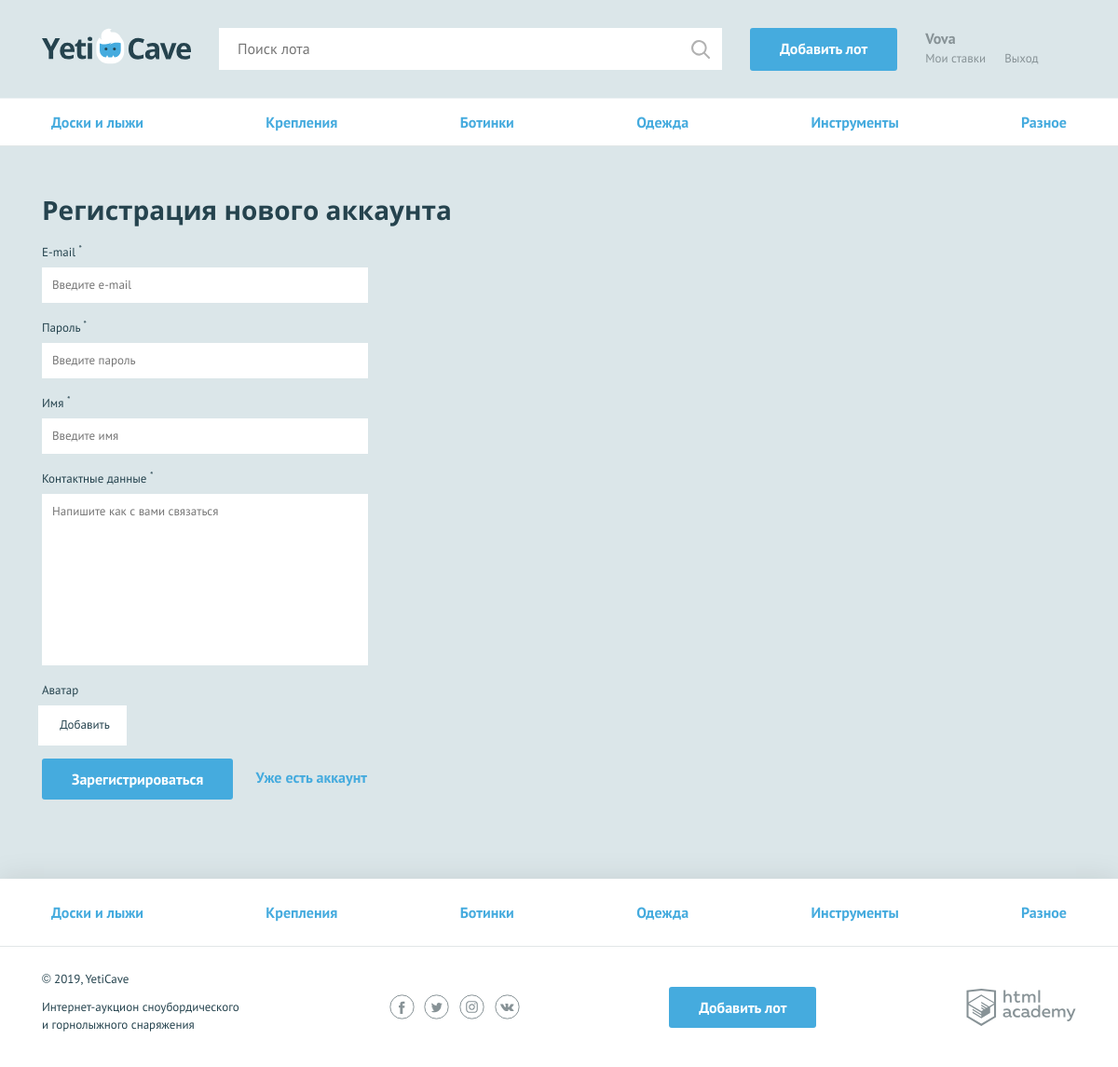
/sign-up.php, run on the app's committed database.
### tables this page shows
CREATE TABLE categories (
  id    INT AUTO_INCREMENT PRIMARY KEY,
  name  VARCHAR(128) NOT NULL,
  code  VARCHAR(128) NOT NULL
);

### functions/templates.php (called while the page is built, shortened)
<?php
function include_template($name, array $data = [])
{
    $name = 'templates/' . $name;
    extract($data);
    require $name;
    $result = ob_get_clean();
    return $result;
}

### functions/db.php (called while the page is built, shortened)
<?php
function db_get_prepare_stmt($link, $sql, $data = [])
{
    $stmt = mysqli_prepare($link, $sql);
    return $stmt;
}
function db_fetch_data($link, $sql, $data = [], $oneItem = false)
{
    $result = [];
    $stmt = db_get_prepare_stmt($link, $sql, $data);
    mysqli_stmt_execute($stmt);
    $res = mysqli_stmt_get_result($stmt);
    if ($res) {
        if ($oneItem) {
            $result = mysqli_fetch_array($res, MYSQLI_ASSOC);
        } else {
            $result = mysqli_fetch_all($res, MYSQLI_ASSOC);
        }
    }
    return $result;
}
function get_categories($connection)
{
    $sql = "SELECT * FROM categories";
    $categories = db_fetch_data($connection, $sql);
    return $categories;
}

### templates/sign-up.php (the view, shortened to what this page needs)
<main>
    <nav class="nav">
        <ul class="nav__list container">
            <?php foreach ($categories as $category): ?>
                <li class="nav__item">
                    <a href="/category.php?id=<?= $category['id']; ?>"><?= $category['name']; ?></a>
                </li>
            <?php endforeach; ?>
        </ul>
    </nav>
    <form class="form container <?= isset($errors) ? 'form--invalid' : null; ?>" action="sign-up.php"  method="post" autocomplete="off" enctype="multipart/form-data">
        <h2>Регистрация нового аккаунта</h2>
        <div class="form__item <?= isset($errors['email']) ? 'form__item--invalid' : null; ?>">
            <label for="email">E-mail <sup>*</sup></label>
            <input id="email" type="text" name="user[email]" placeholder="Введите e-mail" value="<?= $_POST['user']['email'] ?? null; ?>">
        </div>
        <div class="form__item <?= isset($errors['password']) ? 'form__item--invalid' : null; ?>">
            <label for="password">Пароль <sup>*</sup></label>
            <input id="password" type="password" name="user[password]" placeholder="Введите пароль" value="<?= $_POST['user']['password'] ?? null; ?>">
        </div>
        <div class="form__item <?= isset($errors['name']) ? 'form__item--invalid' : null; ?>">
            <label for="name">Имя <sup>*</sup></label>
            <input id="name" type="text" name="user[name]" placeholder="Введите имя" value="<?= $_POST['user']['name'] ?? null; ?>">
        </div>
        <div class="form__item <?= isset($errors['contact']) ? 'form__item--invalid' : null; ?>">
            <label for="message">Контактные данные <sup>*</sup></label>
            <textarea id="message" name="user[contact]" placeholder="Напишите как с вами связаться"><?= $_POST['user']['contact'] ?? null; ?></textarea>
        </div>
        <div class="form__item form__item--file <?= isset($errors['avatar']) ? 'form__item--invalid' : false; ?>">
            <label>Аватар</label>
            <div class="form__input-file">
                <label for="lot-img">
                    Добавить
                </label>
            </div>
        </div>
        <button type="submit" name="" class="button">Зарегистрироваться</button>
        <a class="text-link" href="#">Уже есть аккаунт</a>
    </form>
</main>

### templates/layout.php (shortened to what this page needs)
<!DOCTYPE html>
<html lang="ru">
<head>
    <link href="../css/normalize.min.css" rel="stylesheet">
    <link href="../css/flatpickr.min.css" rel="stylesheet">
    <link href="../css/style.css" rel="stylesheet">
</head>
<body>
<div class="page-wrapper">
    <header class="main-header">
        <div class="main-header__container container">
            <a href="/" class="main-header__logo">
                <img src="../img/logo.svg" width="160" height="39"
                     alt="Логотип компании YetiCave">
            </a>
            <form class="main-header__search" method="get"
                  action="https://echo.htmlacademy.ru" autocomplete="off">
                <input type="search" name="search" placeholder="Поиск лота">
                <input class="main-header__search-btn" type="submit" name="find"
                       value="Найти">
            </form>
            <a class="main-header__add-lot button" href="/add-lot.php">Добавить
                лот</a>
            <nav class="user-menu">
                <?php if ($is_auth): ?>
                    <div class="user-menu__logged">
                        <p><?= $user_name; ?></p>
                        <a class="user-menu__bets" href="pages/my-bets.html">Мои
                            ставки</a>
                        <a class="user-menu__logout" href="#">Выход</a>
                    </div>
                <?php endif; ?>
            </nav>
        </div>
    </header>
    <?= $content; ?>
</div>
<footer class="main-footer">
    <nav class="nav">
        <ul class="nav__list container">
            <?php foreach ($categories as $category): ?>
                <li class="nav__item">
                    <a href="/category.php?id=<?= $category['id']; ?>"><?= $category['name']; ?></a>
                </li>
            <?php endforeach; ?>
        </ul>
    </nav>
    <div class="main-footer__bottom container">
        <div class="main-footer__copyright">
            <p>© 2019, YetiCave</p>
            <p>Интернет-аукцион сноубордического и горнолыжного снаряжения</p>
        </div>
        <div class="main-footer__social social">
            <a class="social__link social__link--facebook" href="#">
            </a>
            <a class="social__link social__link--twitter" href="#">
            </a>
            <a class="social__link social__link--instagram" href="#">
            </a>
            <a class="social__link social__link--vkontakte" href="#">
            </a>
        </div>
        <a class="main-footer__add-lot button" href="/add-lot.php">Добавить
            лот</a>
        <div class="main-footer__developed-by">
            <a class="logo-academy" href="https://htmlacademy.ru/intensive/php">
            </a>
        </div>
    </div>
</footer>
</body>
</html>

### css/style.css (style rules this page uses)
html, body { height: 100%; }
.page-wrapper { display: flex; flex-direction: column; min-height: 100%; margin-bottom: -202px; }
.page-wrapper::after { content: ""; display: block; }
.page-wrapper::after { height: 85px; }
main { margin-bottom: 202px; }
body { min-width: 1140px; background-color: #dbe6e9; font-family: "PT Sans", sans-serif; font-weight: 400; font-size: 16px; line-height: 26px; color: #25434e; }
a { text-decoration: none; }
h2 { margin: 0; font-family: "Open Sans", sans-serif; font-size: 28px; line-height: 35px; font-weight: 700; }
.text-link { font-weight: 700; color: #45abde; }
.container { width: 1110px; margin: 0 auto; padding: 0 15px; }
.button { display: block; padding: 9px 32px; background-color: #45abde; color: #ffffff; text-align: center; font-weight: 700; border: none; border-radius: 3px; }
.main-header { padding: 30px 0 29px; border-bottom: 1px solid rgba(255, 255, 255, 0.5); }
.main-header__container { display: -webkit-flex; display: -ms-flexbox; display: flex; -webkit-justify-content: flex-start; -ms-flex-pack: start; justify-content: flex-start; }
.main-header__logo { display: block; margin-right: 30px; }
.main-header__search { position: relative; width: 540px; margin-right: 30px; }
.main-header__search input[type="search"] { width: 100%; padding: 8px 19px 9px 19px; border: 1px solid #ffffff; }
.main-header__search-btn { content: ""; position: absolute; top: 3px; right: 3px; width: 20px; height: 20px; padding: 20px; background: url("../img/search.svg") center no-repeat; opacity: 0.3; border: 0; font-size: 0; }
.main-header__add-lot { max-width: 160px; margin-right: 30px; }
.user-menu { display: -webkit-flex; display: -ms-flexbox; display: flex; }
.user-menu__logged { color: #879296; line-height: 22px; }
.user-menu__logged p { font-weight: 700; margin: 0; }
.user-menu__logged a { color: #879296; font-size: 13px; font-weight: 400; float: left; }
.user-menu__logged a:last-child { margin-left: 20px; }
.main-footer { background-color: #ffffff; box-shadow: 0 0 30px 0 rgba(0, 0, 0, 0.1); }
.main-footer__bottom { display: -webkit-flex; display: -ms-flexbox; display: flex; -webkit-justify-content: space-between; -ms-flex-pack: justify; justify-content: space-between; -webkit-align-items: center; -ms-flex-align: center; align-items: center; padding: 25px 0; }
.main-footer__copyright { max-width: 212px; }
.main-footer__copyright p { margin: 0; margin-bottom: 11px; font-size: 13px; line-height: 19px; }
.main-footer__social { width: 140px; }
.social { display: -webkit-flex; display: -ms-flexbox; display: flex; -webkit-justify-content: space-between; -ms-flex-pack: justify; justify-content: space-between; -webkit-flex-wrap: wrap; -ms-flex-wrap: wrap; flex-wrap: wrap; }
.social__link { width: 27px; height: 27px; }
.logo-academy { display: block; width: 118px; height: 40px; }
.nav { background-color: #ffffff; border-bottom: 1px solid #e1e6e7; }
.nav__list { display: -webkit-flex; display: -ms-flexbox; display: flex; -webkit-justify-content: space-between; -ms-flex-pack: justify; justify-content: space-between; -webkit-flex-wrap: wrap; -ms-flex-wrap: wrap; flex-wrap: wrap; list-style: none; }
.nav__item a { position: relative; display: block; padding: 12px 10px; font-weight: 700; color: #45abde; }
.nav__item a::before { content: ""; display: none; position: absolute; bottom: 0; width: calc(100% - 20px); height: 3px; background-color: #e2e5e6; }
.main-footer .nav__item a { padding: 23px 10px; }
.form { padding-top: 51px; }
.form h2 { padding-bottom: 15px; }
.form__item { width: 350px; margin: 0; margin-bottom: 14px; font-size: 13px; }
.form__item label { display: block; margin-bottom: 3px; }
.form__item input, .form__item textarea { display: block; width: 100%; padding: 5px 10px; border: 1px solid #ffffff; box-sizing: border-box; }
.form__item textarea { min-height: 184px; resize: none; }
.form .button { display: inline-block; vertical-align: middle; margin-right: 20px; }
.form__input-file { display: inline-block; }
.form__input-file label { display: inline-block; width: 95px; box-sizing: border-box; margin: 0 0 0 -4px; padding: 7px 0 8px 5px; border: 1px solid #fff; background: #fff; text-align: center; cursor: pointer; }

### data on the page
categories: name "Доски и лыжи"
categories: name "Крепления"
categories: name "Ботинки"
categories: name "Одежда"
categories: name "Инструменты"
categories: name "Разное"

### other printed values
$user_name "Vova"
